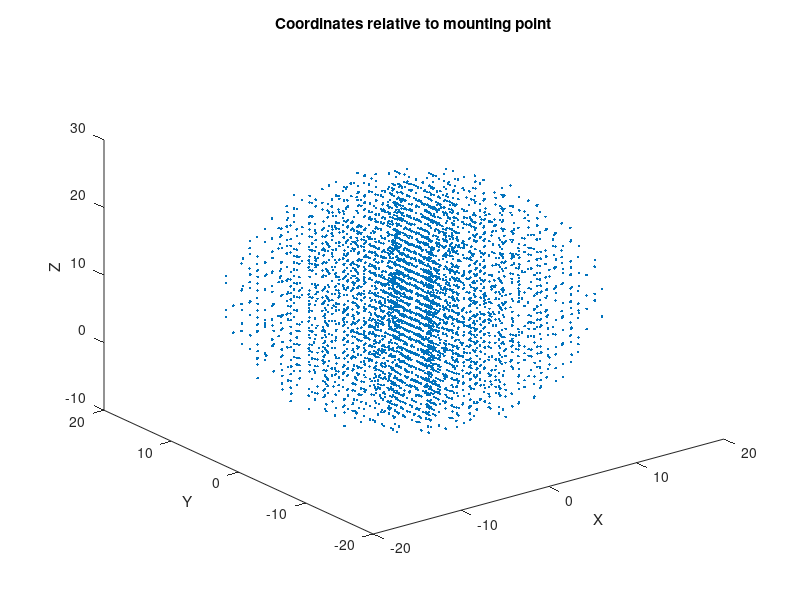

The MATLAB script that drew this image:
L1=8.5;L2=7.63; L3=7.12; L4=2.43; L5=0; L6=0;

t1=linspace(-pi,pi,10);
t2=linspace(-pi,pi,10);
t3=linspace(-pi,pi,10);
t4=linspace(-pi,pi,10);
t5=linspace(-pi,pi,10);
t6=linspace(-pi,pi,10);
[T1,T2,T3,T4,T5,T6]=ndgrid(t1,t2,t3,t4,t5,t6);

xM=round(cos(T1).*(cos(T2+T3+T4).*L4+cos(T2+T3).*L3+cos(T2).*L2));
yM=round(sin(T1).*(cos(T2+T3+T4).*L4+cos(T2+T3).*L3+cos(T2).*L2));
zM=round(sin(T2+T3+T4).*L4+sin(T2+T3).*L3+sin(T2).*L2);

plot3(xM(:),yM(:),zM(:)+8.5,'.')
title("Coordinates relative to mounting point");
xlabel("X");
ylabel("Y");
zlabel("Z");
%{
subplot(3,1,1);
plot(xM(:),yM(:),'.');
xlabel("X");
ylabel("Y");

subplot(3,1,2);
plot(yM(:),zM(:)+8.5,'.');
xlabel("Y");
ylabel("Z");

subplot(3,1,3);
plot(xM(:),zM(:)+8.5,'.');
xlabel("X");
ylabel("Z");
%}